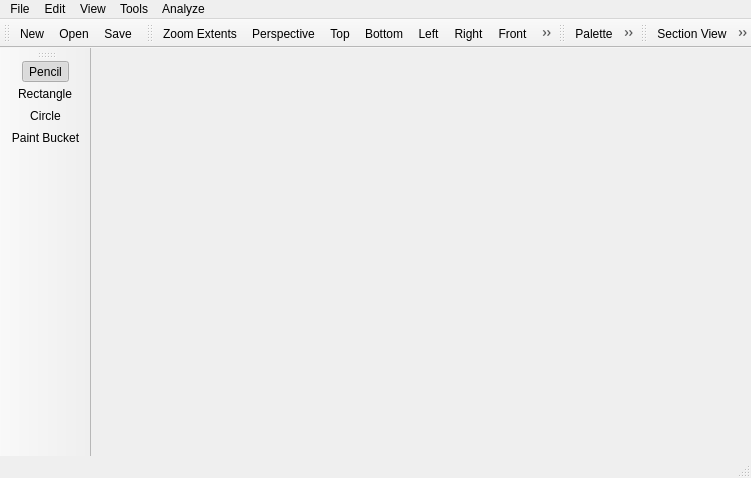
<?xml version="1.0" encoding="UTF-8"?>
<ui version="4.0">
 <class>VoxCadClass</class>
 <widget class="QMainWindow" name="VoxCadClass">
  <property name="enabled">
   <bool>true</bool>
  </property>
  <property name="geometry">
   <rect>
    <x>0</x>
    <y>0</y>
    <width>751</width>
    <height>478</height>
   </rect>
  </property>
  <property name="windowTitle">
   <string>VoxCad</string>
  </property>
  <property name="windowIcon">
   <iconset resource="VoxCad.qrc">
    <normaloff>:/VoxCad/VoxCad.ico</normaloff>:/VoxCad/VoxCad.ico</iconset>
  </property>
  <widget class="QWidget" name="centralWidget">
   <layout class="QHBoxLayout" name="horizontalLayout">
    <property name="margin">
     <number>0</number>
    </property>
   </layout>
  </widget>
  <widget class="QMenuBar" name="menuBar">
   <property name="geometry">
    <rect>
     <x>0</x>
     <y>0</y>
     <width>751</width>
     <height>21</height>
    </rect>
   </property>
   <widget class="QMenu" name="menuFile">
    <property name="title">
     <string>File</string>
    </property>
    <widget class="QMenu" name="menuExport">
     <property name="title">
      <string>Export</string>
     </property>
     <widget class="QMenu" name="menuAlternate_VXC">
      <property name="title">
       <string>Alternate VXC</string>
      </property>
      <addaction name="actionBASE64_VXC"/>
      <addaction name="actionASCII_VXC"/>
     </widget>
     <widget class="QMenu" name="menuMesh">
      <property name="title">
       <string>Mesh</string>
      </property>
      <addaction name="actionSTL"/>
     </widget>
     <addaction name="actionVXA_OUT"/>
     <addaction name="actionKV6"/>
     <addaction name="actionDMU_Out"/>
     <addaction name="actionVoxelCoordinates"/>
     <addaction name="menuMesh"/>
     <addaction name="menuAlternate_VXC"/>
    </widget>
    <widget class="QMenu" name="menuImport">
     <property name="title">
      <string>Import</string>
     </property>
     <addaction name="actionVXA_IN"/>
    </widget>
    <addaction name="actionNew"/>
    <addaction name="actionOpen"/>
    <addaction name="separator"/>
    <addaction name="actionSave"/>
    <addaction name="actionSave_As"/>
    <addaction name="separator"/>
    <addaction name="menuImport"/>
    <addaction name="menuExport"/>
   </widget>
   <widget class="QMenu" name="menuView">
    <property name="title">
     <string>View</string>
    </property>
    <widget class="QMenu" name="menuStandard_Views">
     <property name="title">
      <string>Standard Views</string>
     </property>
     <addaction name="actionPerspective"/>
     <addaction name="separator"/>
     <addaction name="actionTop"/>
     <addaction name="actionBottom"/>
     <addaction name="actionLeft"/>
     <addaction name="actionRight"/>
     <addaction name="actionFront"/>
     <addaction name="actionBack"/>
    </widget>
    <widget class="QMenu" name="menuSection">
     <property name="title">
      <string>Section</string>
     </property>
     <addaction name="actionSection_View"/>
     <addaction name="actionLayer_Forward"/>
     <addaction name="actionLayer_Back"/>
    </widget>
    <addaction name="actionCenter_View"/>
    <addaction name="menuStandard_Views"/>
    <addaction name="menuSection"/>
    <addaction name="separator"/>
    <addaction name="actionShow_Triad"/>
    <addaction name="actionLarge_Mode"/>
    <addaction name="actionView_Tiled"/>
    <addaction name="actionGraphics_Enabled"/>
    <addaction name="separator"/>
    <addaction name="actionReference_View"/>
    <addaction name="actionInfo"/>
    <addaction name="separator"/>
   </widget>
   <widget class="QMenu" name="menuAnalyze">
    <property name="title">
     <string>Analyze</string>
    </property>
    <addaction name="actionBCs"/>
    <addaction name="actionSolve"/>
    <addaction name="separator"/>
    <addaction name="actionTensile"/>
    <addaction name="actionPhysics"/>
    <addaction name="actionBenchmark"/>
   </widget>
   <widget class="QMenu" name="menuTools">
    <property name="title">
     <string>Tools</string>
    </property>
    <widget class="QMenu" name="menuDrawing">
     <property name="title">
      <string>Drawing</string>
     </property>
     <addaction name="actionPencil"/>
     <addaction name="actionRectangle"/>
     <addaction name="actionCircle"/>
     <addaction name="actionPaint_Bucket"/>
    </widget>
    <addaction name="actionEdit_Voxels"/>
    <addaction name="action3D_Brush"/>
    <addaction name="separator"/>
    <addaction name="menuDrawing"/>
   </widget>
   <widget class="QMenu" name="menuEdit">
    <property name="title">
     <string>Edit</string>
    </property>
    <addaction name="actionCopy"/>
    <addaction name="actionCut"/>
    <addaction name="actionPaste"/>
    <addaction name="separator"/>
    <addaction name="actionWorkspace"/>
    <addaction name="actionPalette"/>
   </widget>
   <addaction name="menuFile"/>
   <addaction name="menuEdit"/>
   <addaction name="menuView"/>
   <addaction name="menuTools"/>
   <addaction name="menuAnalyze"/>
  </widget>
  <widget class="QStatusBar" name="statusBar"/>
  <widget class="QToolBar" name="FileToolBar">
   <property name="windowTitle">
    <string>File</string>
   </property>
   <property name="iconSize">
    <size>
     <width>16</width>
     <height>16</height>
    </size>
   </property>
   <attribute name="toolBarArea">
    <enum>TopToolBarArea</enum>
   </attribute>
   <attribute name="toolBarBreak">
    <bool>false</bool>
   </attribute>
   <addaction name="actionNew"/>
   <addaction name="actionOpen"/>
   <addaction name="actionSave"/>
  </widget>
  <widget class="QToolBar" name="ViewtoolBar">
   <property name="windowTitle">
    <string>View</string>
   </property>
   <property name="iconSize">
    <size>
     <width>16</width>
     <height>16</height>
    </size>
   </property>
   <attribute name="toolBarArea">
    <enum>TopToolBarArea</enum>
   </attribute>
   <attribute name="toolBarBreak">
    <bool>false</bool>
   </attribute>
   <addaction name="actionCenter_View"/>
   <addaction name="actionPerspective"/>
   <addaction name="actionTop"/>
   <addaction name="actionBottom"/>
   <addaction name="actionLeft"/>
   <addaction name="actionRight"/>
   <addaction name="actionFront"/>
   <addaction name="actionBack"/>
  </widget>
  <widget class="QToolBar" name="DrawingtoolBar">
   <property name="windowTitle">
    <string>Draw</string>
   </property>
   <property name="iconSize">
    <size>
     <width>16</width>
     <height>16</height>
    </size>
   </property>
   <attribute name="toolBarArea">
    <enum>LeftToolBarArea</enum>
   </attribute>
   <attribute name="toolBarBreak">
    <bool>false</bool>
   </attribute>
   <addaction name="actionPencil"/>
   <addaction name="actionRectangle"/>
   <addaction name="actionCircle"/>
   <addaction name="actionPaint_Bucket"/>
  </widget>
  <widget class="QToolBar" name="DialogToolbar">
   <property name="windowTitle">
    <string>Dialogs</string>
   </property>
   <property name="iconSize">
    <size>
     <width>16</width>
     <height>16</height>
    </size>
   </property>
   <attribute name="toolBarArea">
    <enum>TopToolBarArea</enum>
   </attribute>
   <attribute name="toolBarBreak">
    <bool>false</bool>
   </attribute>
   <addaction name="actionPalette"/>
   <addaction name="actionWorkspace"/>
   <addaction name="actionEdit_Voxels"/>
   <addaction name="action3D_Brush"/>
   <addaction name="actionInfo"/>
   <addaction name="actionReference_View"/>
   <addaction name="actionBCs"/>
   <addaction name="actionPhysics"/>
   <addaction name="actionTensile"/>
  </widget>
  <widget class="QToolBar" name="SectionToolBar">
   <property name="windowTitle">
    <string>Section</string>
   </property>
   <property name="iconSize">
    <size>
     <width>16</width>
     <height>16</height>
    </size>
   </property>
   <attribute name="toolBarArea">
    <enum>TopToolBarArea</enum>
   </attribute>
   <attribute name="toolBarBreak">
    <bool>false</bool>
   </attribute>
   <addaction name="actionSection_View"/>
   <addaction name="actionLayer_Back"/>
   <addaction name="actionLayer_Forward"/>
  </widget>
  <action name="actionOpen">
   <property name="icon">
    <iconset resource="VoxCad.qrc">
     <normaloff>:/Icons/Icons/Open.png</normaloff>:/Icons/Icons/Open.png</iconset>
   </property>
   <property name="text">
    <string>Open</string>
   </property>
   <property name="shortcut">
    <string>Ctrl+O</string>
   </property>
  </action>
  <action name="actionSave">
   <property name="icon">
    <iconset resource="VoxCad.qrc">
     <normaloff>:/Icons/Icons/Save.png</normaloff>:/Icons/Icons/Save.png</iconset>
   </property>
   <property name="text">
    <string>Save</string>
   </property>
   <property name="shortcut">
    <string>Ctrl+S</string>
   </property>
  </action>
  <action name="actionCenter_View">
   <property name="icon">
    <iconset resource="VoxCad.qrc">
     <normaloff>:/Icons/Icons/ZoomExtents2.png</normaloff>:/Icons/Icons/ZoomExtents2.png</iconset>
   </property>
   <property name="text">
    <string>Zoom Extents</string>
   </property>
  </action>
  <action name="actionSave_As">
   <property name="text">
    <string>Save As</string>
   </property>
   <property name="shortcut">
    <string>Ctrl+Shift+S</string>
   </property>
  </action>
  <action name="actionASCII_VXC">
   <property name="text">
    <string>Ascii</string>
   </property>
  </action>
  <action name="actionBASE64_VXC">
   <property name="text">
    <string>Base64</string>
   </property>
  </action>
  <action name="actionSolve">
   <property name="checkable">
    <bool>true</bool>
   </property>
   <property name="icon">
    <iconset resource="VoxCad.qrc">
     <normaloff>:/Icons/Icons/Analyze.png</normaloff>:/Icons/Icons/Analyze.png</iconset>
   </property>
   <property name="text">
    <string>Solve</string>
   </property>
   <property name="visible">
    <bool>false</bool>
   </property>
  </action>
  <action name="actionPerspective">
   <property name="icon">
    <iconset resource="VoxCad.qrc">
     <normaloff>:/Icons/Icons/ViewPerspective.png</normaloff>:/Icons/Icons/ViewPerspective.png</iconset>
   </property>
   <property name="text">
    <string>Perspective</string>
   </property>
   <property name="shortcut">
    <string>Alt+1</string>
   </property>
  </action>
  <action name="actionTop">
   <property name="icon">
    <iconset resource="VoxCad.qrc">
     <normaloff>:/Icons/Icons/ViewTop.png</normaloff>:/Icons/Icons/ViewTop.png</iconset>
   </property>
   <property name="text">
    <string>Top</string>
   </property>
   <property name="shortcut">
    <string>Alt+2</string>
   </property>
  </action>
  <action name="actionBottom">
   <property name="icon">
    <iconset resource="VoxCad.qrc">
     <normaloff>:/Icons/Icons/ViewBottom.png</normaloff>:/Icons/Icons/ViewBottom.png</iconset>
   </property>
   <property name="text">
    <string>Bottom</string>
   </property>
   <property name="shortcut">
    <string>Alt+3</string>
   </property>
  </action>
  <action name="actionLeft">
   <property name="icon">
    <iconset resource="VoxCad.qrc">
     <normaloff>:/Icons/Icons/ViewLeft.png</normaloff>:/Icons/Icons/ViewLeft.png</iconset>
   </property>
   <property name="text">
    <string>Left</string>
   </property>
   <property name="shortcut">
    <string>Alt+4</string>
   </property>
  </action>
  <action name="actionRight">
   <property name="icon">
    <iconset resource="VoxCad.qrc">
     <normaloff>:/Icons/Icons/ViewRight.png</normaloff>:/Icons/Icons/ViewRight.png</iconset>
   </property>
   <property name="text">
    <string>Right</string>
   </property>
   <property name="shortcut">
    <string>Alt+5</string>
   </property>
  </action>
  <action name="actionFront">
   <property name="icon">
    <iconset resource="VoxCad.qrc">
     <normaloff>:/Icons/Icons/ViewFront.png</normaloff>:/Icons/Icons/ViewFront.png</iconset>
   </property>
   <property name="text">
    <string>Front</string>
   </property>
   <property name="shortcut">
    <string>Alt+6</string>
   </property>
  </action>
  <action name="actionBack">
   <property name="icon">
    <iconset resource="VoxCad.qrc">
     <normaloff>:/Icons/Icons/ViewBack.png</normaloff>:/Icons/Icons/ViewBack.png</iconset>
   </property>
   <property name="text">
    <string>Back</string>
   </property>
   <property name="shortcut">
    <string>Alt+7</string>
   </property>
  </action>
  <action name="actionEdit_Voxels">
   <property name="checkable">
    <bool>true</bool>
   </property>
   <property name="icon">
    <iconset resource="VoxCad.qrc">
     <normaloff>:/Icons/Icons/EditLayer.png</normaloff>:/Icons/Icons/EditLayer.png</iconset>
   </property>
   <property name="text">
    <string>Edit Voxels</string>
   </property>
   <property name="shortcut">
    <string>E</string>
   </property>
  </action>
  <action name="actionLayer_Back">
   <property name="icon">
    <iconset resource="VoxCad.qrc">
     <normaloff>:/Icons/Icons/LayerBack.png</normaloff>:/Icons/Icons/LayerBack.png</iconset>
   </property>
   <property name="text">
    <string>Layer Back</string>
   </property>
   <property name="shortcut">
    <string>-</string>
   </property>
  </action>
  <action name="actionLayer_Forward">
   <property name="icon">
    <iconset resource="VoxCad.qrc">
     <normaloff>:/Icons/Icons/LayerForward.png</normaloff>:/Icons/Icons/LayerForward.png</iconset>
   </property>
   <property name="text">
    <string>Layer Forward</string>
   </property>
   <property name="shortcut">
    <string>+</string>
   </property>
  </action>
  <action name="actionPencil">
   <property name="checkable">
    <bool>true</bool>
   </property>
   <property name="checked">
    <bool>true</bool>
   </property>
   <property name="icon">
    <iconset resource="VoxCad.qrc">
     <normaloff>:/Icons/Icons/Pencil.png</normaloff>:/Icons/Icons/Pencil.png</iconset>
   </property>
   <property name="text">
    <string>Pencil</string>
   </property>
   <property name="shortcut">
    <string>Alt+Q</string>
   </property>
  </action>
  <action name="actionRectangle">
   <property name="checkable">
    <bool>true</bool>
   </property>
   <property name="icon">
    <iconset resource="VoxCad.qrc">
     <normaloff>:/Icons/Icons/Rectangle.png</normaloff>:/Icons/Icons/Rectangle.png</iconset>
   </property>
   <property name="text">
    <string>Rectangle</string>
   </property>
   <property name="shortcut">
    <string>Alt+W</string>
   </property>
  </action>
  <action name="actionCircle">
   <property name="checkable">
    <bool>true</bool>
   </property>
   <property name="icon">
    <iconset resource="VoxCad.qrc">
     <normaloff>:/Icons/Icons/Ellipse.png</normaloff>:/Icons/Icons/Ellipse.png</iconset>
   </property>
   <property name="text">
    <string>Circle</string>
   </property>
   <property name="shortcut">
    <string>Alt+E</string>
   </property>
  </action>
  <action name="actionReference_View">
   <property name="checkable">
    <bool>true</bool>
   </property>
   <property name="icon">
    <iconset resource="VoxCad.qrc">
     <normaloff>:/Icons/Icons/Aux_View.png</normaloff>:/Icons/Icons/Aux_View.png</iconset>
   </property>
   <property name="text">
    <string>Reference View</string>
   </property>
   <property name="shortcut">
    <string>R</string>
   </property>
  </action>
  <action name="actionPalette">
   <property name="checkable">
    <bool>true</bool>
   </property>
   <property name="icon">
    <iconset resource="VoxCad.qrc">
     <normaloff>:/Icons/Icons/Material.png</normaloff>:/Icons/Icons/Material.png</iconset>
   </property>
   <property name="text">
    <string>Palette</string>
   </property>
   <property name="shortcut">
    <string>P</string>
   </property>
  </action>
  <action name="actionWorkspace">
   <property name="checkable">
    <bool>true</bool>
   </property>
   <property name="icon">
    <iconset resource="VoxCad.qrc">
     <normaloff>:/Icons/Icons/Workspace.png</normaloff>:/Icons/Icons/Workspace.png</iconset>
   </property>
   <property name="text">
    <string>Workspace</string>
   </property>
   <property name="shortcut">
    <string>W</string>
   </property>
  </action>
  <action name="actionInfo">
   <property name="checkable">
    <bool>true</bool>
   </property>
   <property name="icon">
    <iconset resource="VoxCad.qrc">
     <normaloff>:/Icons/Icons/Info.png</normaloff>:/Icons/Icons/Info.png</iconset>
   </property>
   <property name="text">
    <string>Info</string>
   </property>
   <property name="shortcut">
    <string>I</string>
   </property>
  </action>
  <action name="actionBCs">
   <property name="checkable">
    <bool>true</bool>
   </property>
   <property name="icon">
    <iconset resource="VoxCad.qrc">
     <normaloff>:/Icons/Icons/BCs.png</normaloff>:/Icons/Icons/BCs.png</iconset>
   </property>
   <property name="text">
    <string>Boundary Conditions</string>
   </property>
   <property name="shortcut">
    <string>B</string>
   </property>
  </action>
  <action name="actionSection_View">
   <property name="checkable">
    <bool>true</bool>
   </property>
   <property name="icon">
    <iconset resource="VoxCad.qrc">
     <normaloff>:/Icons/Icons/Section.png</normaloff>:/Icons/Icons/Section.png</iconset>
   </property>
   <property name="text">
    <string>Section View</string>
   </property>
   <property name="shortcut">
    <string>Alt+S</string>
   </property>
  </action>
  <action name="actionNew">
   <property name="icon">
    <iconset resource="VoxCad.qrc">
     <normaloff>:/Icons/Icons/New.png</normaloff>:/Icons/Icons/New.png</iconset>
   </property>
   <property name="text">
    <string>New</string>
   </property>
   <property name="shortcut">
    <string>Ctrl+N</string>
   </property>
  </action>
  <action name="actionVXA_OUT">
   <property name="text">
    <string>Simulation</string>
   </property>
  </action>
  <action name="actionSTL">
   <property name="text">
    <string>STL</string>
   </property>
  </action>
  <action name="actionDMU_Out">
   <property name="text">
    <string>DMU</string>
   </property>
  </action>
  <action name="actionCopy">
   <property name="icon">
    <iconset resource="VoxCad.qrc">
     <normaloff>:/Icons/Icons/Copy.png</normaloff>:/Icons/Icons/Copy.png</iconset>
   </property>
   <property name="text">
    <string>Copy</string>
   </property>
   <property name="shortcut">
    <string>Ctrl+C</string>
   </property>
  </action>
  <action name="actionCut">
   <property name="icon">
    <iconset resource="VoxCad.qrc">
     <normaloff>:/Icons/Icons/Cut.png</normaloff>:/Icons/Icons/Cut.png</iconset>
   </property>
   <property name="text">
    <string>Cut</string>
   </property>
   <property name="shortcut">
    <string>Ctrl+X</string>
   </property>
  </action>
  <action name="actionPaste">
   <property name="icon">
    <iconset resource="VoxCad.qrc">
     <normaloff>:/Icons/Icons/Paste.png</normaloff>:/Icons/Icons/Paste.png</iconset>
   </property>
   <property name="text">
    <string>Paste</string>
   </property>
   <property name="shortcut">
    <string>Ctrl+V</string>
   </property>
  </action>
  <action name="actionVXA_IN">
   <property name="text">
    <string>Simulation</string>
   </property>
  </action>
  <action name="actionLarge_Mode">
   <property name="checkable">
    <bool>true</bool>
   </property>
   <property name="text">
    <string>Large Mode</string>
   </property>
  </action>
  <action name="actionPhysics">
   <property name="checkable">
    <bool>true</bool>
   </property>
   <property name="icon">
    <iconset resource="VoxCad.qrc">
     <normaloff>:/Icons/Icons/Sandbox.png</normaloff>:/Icons/Icons/Sandbox.png</iconset>
   </property>
   <property name="text">
    <string>Physics Sandbox</string>
   </property>
  </action>
  <action name="action3D_Brush">
   <property name="checkable">
    <bool>true</bool>
   </property>
   <property name="icon">
    <iconset resource="VoxCad.qrc">
     <normaloff>:/Icons/Icons/3DBrush.png</normaloff>:/Icons/Icons/3DBrush.png</iconset>
   </property>
   <property name="text">
    <string>3D Brush</string>
   </property>
  </action>
  <action name="actionTensile">
   <property name="checkable">
    <bool>true</bool>
   </property>
   <property name="icon">
    <iconset resource="VoxCad.qrc">
     <normaloff>:/Icons/Icons/Tensile.png</normaloff>:/Icons/Icons/Tensile.png</iconset>
   </property>
   <property name="text">
    <string>Tensile Test</string>
   </property>
  </action>
  <action name="actionVoxelCoordinates">
   <property name="text">
    <string>Voxel Coordinates</string>
   </property>
  </action>
  <action name="actionPaint_Bucket">
   <property name="checkable">
    <bool>true</bool>
   </property>
   <property name="icon">
    <iconset resource="VoxCad.qrc">
     <normaloff>:/Icons/Icons/Bucket.png</normaloff>:/Icons/Icons/Bucket.png</iconset>
   </property>
   <property name="text">
    <string>Paint Bucket</string>
   </property>
  </action>
  <action name="actionView_Tiled">
   <property name="checkable">
    <bool>true</bool>
   </property>
   <property name="text">
    <string>View Tiled</string>
   </property>
  </action>
  <action name="actionGraphics_Enabled">
   <property name="checkable">
    <bool>true</bool>
   </property>
   <property name="text">
    <string>Graphics Enabled</string>
   </property>
  </action>
  <action name="actionKV6">
   <property name="text">
    <string>KV6</string>
   </property>
  </action>
  <action name="actionBenchmark">
   <property name="text">
    <string>Benchmark</string>
   </property>
   <property name="visible">
    <bool>false</bool>
   </property>
  </action>
  <action name="actionShow_Triad">
   <property name="checkable">
    <bool>true</bool>
   </property>
   <property name="checked">
    <bool>true</bool>
   </property>
   <property name="text">
    <string>Show Triad</string>
   </property>
  </action>
 </widget>
 <layoutdefault spacing="6" margin="11"/>
 <resources>
  <include location="VoxCad.qrc"/>
 </resources>
 <connections/>
</ui>
